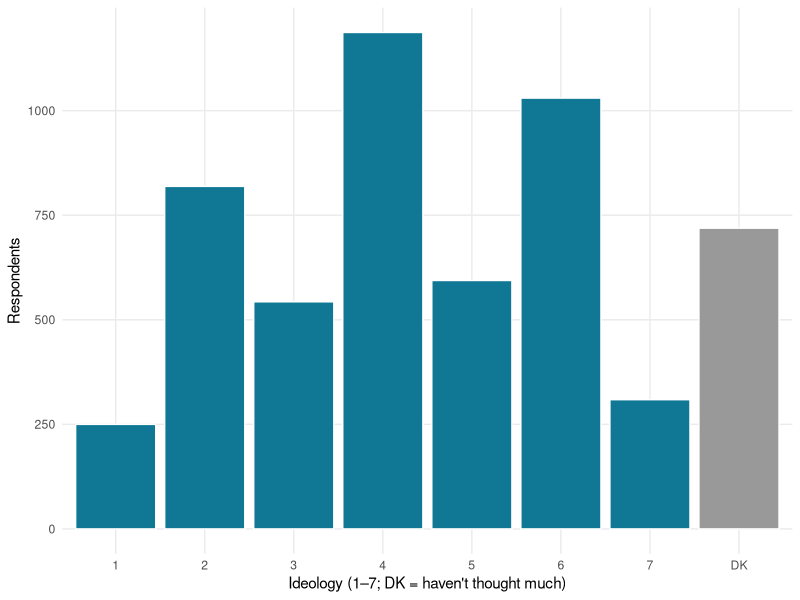
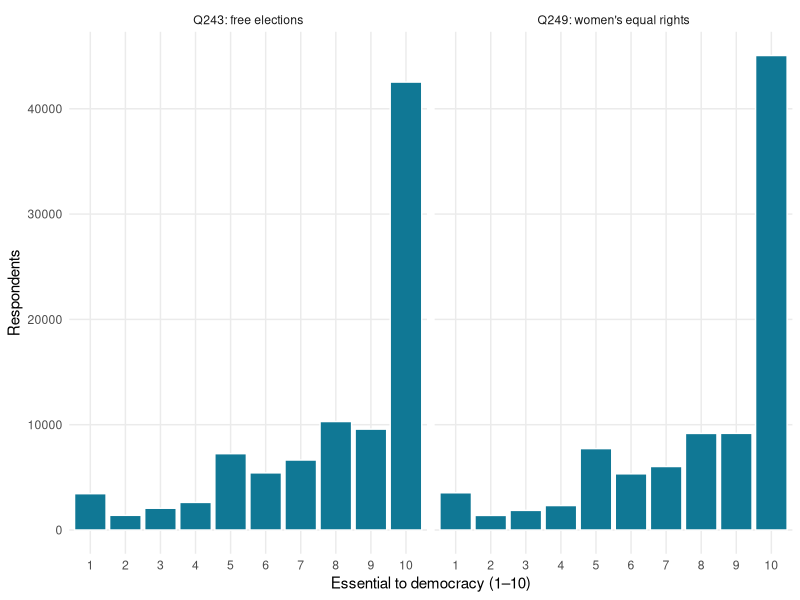
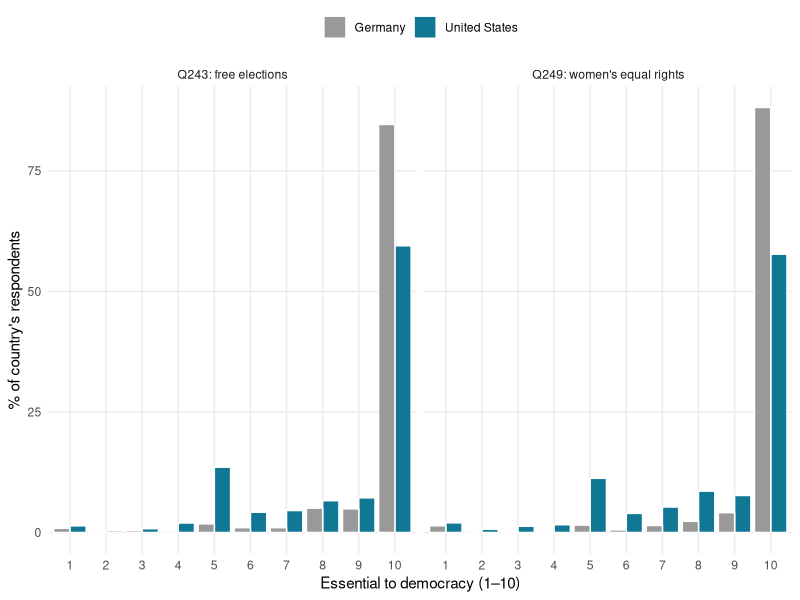

These charts were generated, in order, by the following R code:
## ---- chunk 1
#| label: ideology-hist
#| echo: true
#| fig-width: 4.2
#| fig-height: 3.6
#| out-width: "100%"

suppressMessages(library(tidyverse))

ideology <- tibble(
  score = factor(c("1", "2", "3", "4", "5", "6", "7", "DK"),
                 levels = c("1", "2", "3", "4", "5", "6", "7", "DK")),
  n = c(250, 819, 543, 1187, 594, 1030, 309, 719)
) |>
  uncount(n)

ggplot(ideology, aes(x = score, fill = score == "DK")) +
  geom_bar(color = "white", show.legend = FALSE) +
  scale_fill_manual(values = c(`TRUE` = "#999999", `FALSE` = "#107895")) +
  labs(
    x = "Ideology (1–7; DK = haven't thought much)",
    y = "Respondents"
  ) +
  theme_minimal(base_size = 11) +
  theme(
    panel.grid.minor = element_blank(),
    plot.background = element_rect(fill = "transparent", color = NA),
    panel.background = element_rect(fill = "transparent", color = NA)
  )
## ---- chunk 2
#| label: wvs-hist-pooled
#| echo: false
#| fig-width: 7
#| fig-height: 3.0
#| out-width: "100%"

suppressMessages(library(tidyverse))

wvs_pooled <- tibble(
  variable = rep(c("Q243: free elections", "Q249: women's equal rights"), each = 10),
  score    = rep(1:10, 2),
  n = c(3450, 1396, 2067, 2622, 7249, 5429, 6648, 10301, 9580, 42535,
        3537, 1386, 1865, 2323, 7730, 5337, 6030,  9173, 9180, 45057)
)

ggplot(wvs_pooled, aes(x = factor(score), y = n)) +
  geom_col(fill = "#107895", color = "white") +
  facet_wrap(~variable) +
  labs(x = "Essential to democracy (1–10)", y = "Respondents") +
  theme_minimal(base_size = 11) +
  theme(
    panel.grid.minor = element_blank(),
    plot.background  = element_rect(fill = "transparent", color = NA),
    panel.background = element_rect(fill = "transparent", color = NA)
  )
## ---- chunk 3
#| label: wvs-hist-us-de
#| echo: false
#| fig-width: 7
#| fig-height: 3.1
#| out-width: "100%"

suppressMessages(library(tidyverse))

wvs_cmp <- tibble(
  country  = rep(c("United States", "Germany"), each = 20),
  variable = rep(rep(c("Q243: free elections", "Q249: women's equal rights"), each = 10), 2),
  score    = rep(1:10, 4),
  n = c(
    35, 9, 20, 50, 345, 107, 116, 168, 183, 1515,   # US  Q243
    51, 17, 33, 41, 287, 101, 135, 219, 196, 1474,  # US  Q249
    13, 1, 6, 5, 27, 15, 15, 76, 74, 1277,          # DE  Q243
    21, 0, 4, 4, 23, 8, 22, 35, 62, 1331            # DE  Q249
  )
) |>
  group_by(country, variable) |>
  mutate(pct = 100 * n / sum(n)) |>
  ungroup()

ggplot(wvs_cmp, aes(x = factor(score), y = pct, fill = country)) +
  geom_col(position = "dodge", color = "white") +
  facet_wrap(~variable) +
  scale_fill_manual(values = c("United States" = "#107895", "Germany" = "#999999")) +
  labs(x = "Essential to democracy (1–10)", y = "% of country's respondents", fill = NULL) +
  theme_minimal(base_size = 11) +
  theme(
    legend.position  = "top",
    panel.grid.minor = element_blank(),
    plot.background  = element_rect(fill = "transparent", color = NA),
    panel.background = element_rect(fill = "transparent", color = NA)
  )
